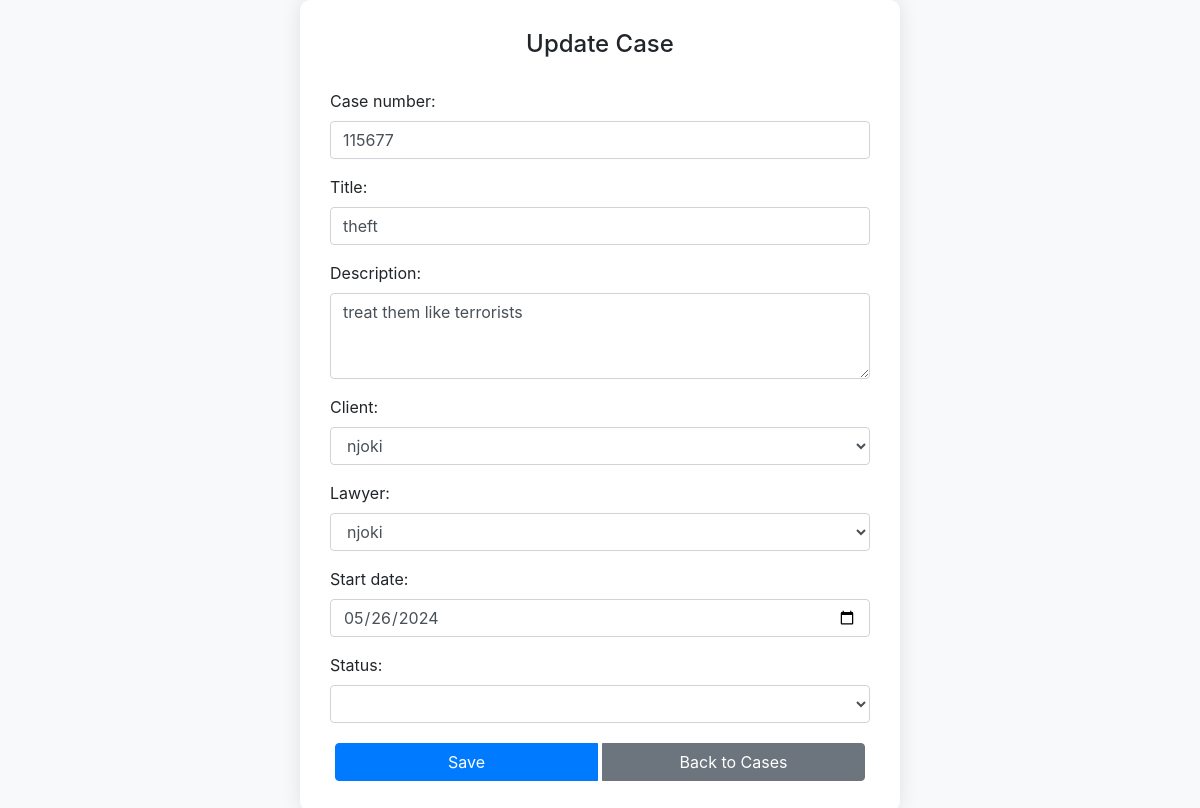
Page /cases/1/update/ (signed in) on the committed database.
### legal_services/models.py (models this page shows, shortened)
class Case(models.Model):
    case_number = models.CharField(max_length=20, unique=True)
    title = models.CharField(max_length=255)
    description = models.TextField()
    client = models.ForeignKey(Client, on_delete=models.CASCADE)
    lawyer = models.ForeignKey(Lawyer, on_delete=models.CASCADE)
    start_date = models.DateField()
    end_date = models.DateField(null=True, blank=True)
    status = models.CharField(max_length=50)

### legal_services/views.py (the view)
# urls.py: path('cases/<int:pk>/update/', views.case_update, name='case_update'),
@login_required
def case_update(request, pk):
    case = get_object_or_404(Case, pk=pk)
    if request.method == 'POST':
        form = CaseForm(request.POST, instance=case)
        if form.is_valid():
            form.save()
            return redirect('case_list')
    else:
        form = CaseForm(instance=case)
    return render(request, 'legal_services/case_form.html', {'form': form})

### legal_services/forms.py
class CaseForm(forms.ModelForm):
    class Meta:
        model = Case
        fields = ['case_number', 'title', 'description', 'client', 'lawyer', 'start_date', 'status']
        widgets = {
            'case_number': forms.TextInput(attrs={'class': 'form-control'}),
            'title': forms.TextInput(attrs={'class': 'form-control'}),
            'description': forms.Textarea(attrs={'class': 'form-control', 'rows': 3}),
            'client': forms.Select(attrs={'class': 'form-control'}),
            'lawyer': forms.Select(attrs={'class': 'form-control'}),
            'start_date': forms.DateInput(attrs={'class': 'form-control', 'type': 'date'}),
            'status': forms.Select(attrs={'class': 'form-control'}),
        }

### legal_services/models.py (called while the page is built)
    def __str__(self):
        return self.user.username

    def __str__(self):
        return self.user.username

### legal_services/templates/legal_services/case_form.html (shortened to what this page needs)
<!DOCTYPE html>
<html>
<head>
    <link href="https://stackpath.bootstrapcdn.com/bootstrap/4.5.2/css/bootstrap.min.css" rel="stylesheet">
</head>
<body>
    <div class="form-container">
        <h1>{% if form.instance.pk %}Update{% else %}Create{% endif %} Case</h1>
        <form method="post">
            {{ form.as_p }}
            <div class="btn-group">
                <button type="submit" class="btn btn-primary">Save</button>
                <a href="{% url 'case_list' %}" class="btn btn-secondary">Back to Cases</a>
            </div>
        </form>
    </div>
</body>
</html>

### legal_services/templates/legal_services/case_form.html (style rules this page uses)
body { display: flex; justify-content: center; align-items: center; min-height: 100vh; background-color: #f8f9fa; }
.form-container { max-width: 600px; width: 100%; padding: 30px; background: white; border-radius: 10px; box-shadow: 0 0 20px rgba(0, 0, 0, 0.1); }
.form-container h1 { margin-bottom: 30px; font-size: 24px; text-align: center; }
.btn-group { display: flex; justify-content: space-between; margin-top: 20px; }
.btn-group .btn { flex: 1; margin: 0 5px; }

### rows in the picture
Case: case_number "115677", title "theft", description "treat them like terrorists", client "njoki", lawyer "njoki", start_date "05/26/2024"
